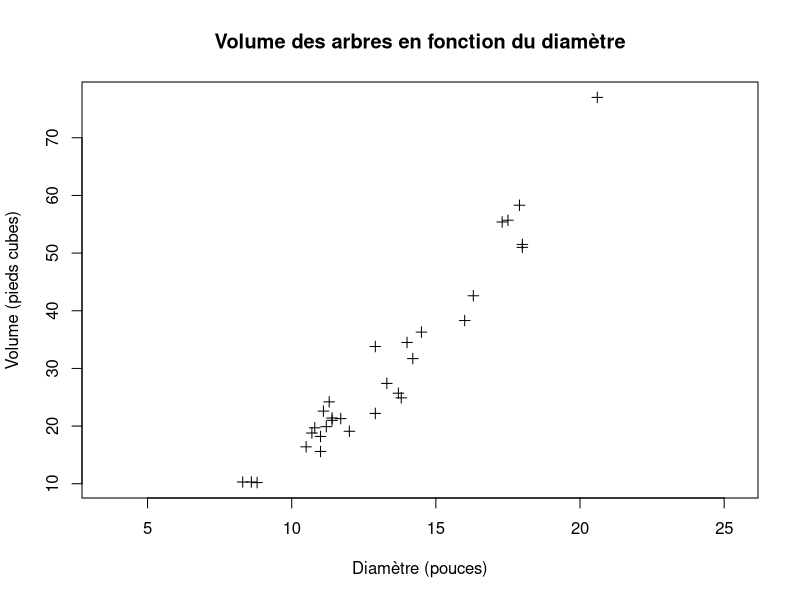

Write the R code that produced this figure.
# ----------------------------------------------------------------
# Exercice 10
# ----------------------------------------------------------------
setwd("/Users/Valentin/code/heig/pst/Exercices")
trees <- read.table("DonneesExos/trees.txt", header = TRUE)

# a)
plot(
  x = trees$Diametre,
  y = trees$Volume,
  xlab = "Diamètre (pouces)",
  ylab = "Volume (pieds cubes)",
  main = "Volume des arbres en fonction du diamètre",
  asp = .2,
  pch = 3
)

# b)
# Valeur atypique: la plus grande en x et y.

# c)
cor(trees$Diametre, trees$Volume)

# Coefficient de corrélation linéaire qui est très élevé.
# Résultat en accord avec le graphique, on voit bien la corrélation linéaire.

# d)
# Surtout le point le plus grand (20.6, 77)

# Version sans le point extremum
trees2 <- trees[1:30,]
cor(trees2$Diametre, trees2$Volume)

# Coeff plus petit donc on remarque que ce point nous forçait à voir cette
# corrélation linéaire même si c'est léger.

# Version avec diamètre au carré
cor(trees2$Diametre ^2, trees2$Volume)

# Version avec diamètre au cube
cor(trees2$Diametre ^3, trees2$Volume)

